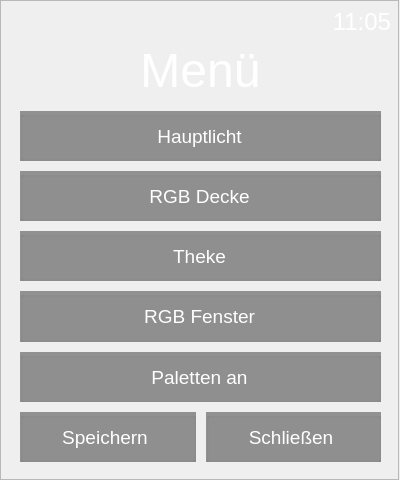
<?xml version="1.0" encoding="UTF-8"?>
<ui version="4.0">
 <class>Menue_Einstellung</class>
 <widget class="QDialog" name="Menue_Einstellung">
  <property name="geometry">
   <rect>
    <x>0</x>
    <y>0</y>
    <width>400</width>
    <height>480</height>
   </rect>
  </property>
  <property name="sizePolicy">
   <sizepolicy hsizetype="Fixed" vsizetype="Fixed">
    <horstretch>0</horstretch>
    <verstretch>0</verstretch>
   </sizepolicy>
  </property>
  <property name="minimumSize">
   <size>
    <width>400</width>
    <height>480</height>
   </size>
  </property>
  <property name="maximumSize">
   <size>
    <width>400</width>
    <height>480</height>
   </size>
  </property>
  <property name="palette">
   <palette>
    <active>
     <colorrole role="WindowText">
      <brush brushstyle="SolidPattern">
       <color alpha="255">
        <red>243</red>
        <green>243</green>
        <blue>245</blue>
       </color>
      </brush>
     </colorrole>
    </active>
    <inactive>
     <colorrole role="WindowText">
      <brush brushstyle="SolidPattern">
       <color alpha="255">
        <red>243</red>
        <green>243</green>
        <blue>245</blue>
       </color>
      </brush>
     </colorrole>
    </inactive>
    <disabled>
     <colorrole role="WindowText">
      <brush brushstyle="SolidPattern">
       <color alpha="255">
        <red>255</red>
        <green>255</green>
        <blue>255</blue>
       </color>
      </brush>
     </colorrole>
    </disabled>
   </palette>
  </property>
  <property name="contextMenuPolicy">
   <enum>Qt::NoContextMenu</enum>
  </property>
  <property name="windowTitle">
   <string>Dialog</string>
  </property>
  <property name="sizeGripEnabled">
   <bool>false</bool>
  </property>
  <widget class="QWidget" name="verticalLayoutWidget_2">
   <property name="geometry">
    <rect>
     <x>20</x>
     <y>111</y>
     <width>361</width>
     <height>351</height>
    </rect>
   </property>
   <layout class="QVBoxLayout" name="verticalLayout_2">
    <property name="spacing">
     <number>10</number>
    </property>
    <item>
     <widget class="QGroupBox" name="groupBox_hauptlicht">
      <property name="styleSheet">
       <string notr="true">background-color: rgba(0, 0, 0, 100);</string>
      </property>
      <property name="title">
       <string/>
      </property>
      <widget class="QLabel" name="label_2">
       <property name="enabled">
        <bool>false</bool>
       </property>
       <property name="geometry">
        <rect>
         <x>0</x>
         <y>0</y>
         <width>359</width>
         <height>50</height>
        </rect>
       </property>
       <property name="palette">
        <palette>
         <active>
          <colorrole role="WindowText">
           <brush brushstyle="SolidPattern">
            <color alpha="255">
             <red>243</red>
             <green>243</green>
             <blue>245</blue>
            </color>
           </brush>
          </colorrole>
          <colorrole role="Button">
           <brush brushstyle="SolidPattern">
            <color alpha="0">
             <red>0</red>
             <green>0</green>
             <blue>0</blue>
            </color>
           </brush>
          </colorrole>
          <colorrole role="Text">
           <brush brushstyle="SolidPattern">
            <color alpha="255">
             <red>243</red>
             <green>243</green>
             <blue>245</blue>
            </color>
           </brush>
          </colorrole>
          <colorrole role="Base">
           <brush brushstyle="SolidPattern">
            <color alpha="0">
             <red>0</red>
             <green>0</green>
             <blue>0</blue>
            </color>
           </brush>
          </colorrole>
          <colorrole role="Window">
           <brush brushstyle="SolidPattern">
            <color alpha="0">
             <red>0</red>
             <green>0</green>
             <blue>0</blue>
            </color>
           </brush>
          </colorrole>
         </active>
         <inactive>
          <colorrole role="WindowText">
           <brush brushstyle="SolidPattern">
            <color alpha="255">
             <red>243</red>
             <green>243</green>
             <blue>245</blue>
            </color>
           </brush>
          </colorrole>
          <colorrole role="Button">
           <brush brushstyle="SolidPattern">
            <color alpha="0">
             <red>0</red>
             <green>0</green>
             <blue>0</blue>
            </color>
           </brush>
          </colorrole>
          <colorrole role="Text">
           <brush brushstyle="SolidPattern">
            <color alpha="255">
             <red>243</red>
             <green>243</green>
             <blue>245</blue>
            </color>
           </brush>
          </colorrole>
          <colorrole role="Base">
           <brush brushstyle="SolidPattern">
            <color alpha="0">
             <red>0</red>
             <green>0</green>
             <blue>0</blue>
            </color>
           </brush>
          </colorrole>
          <colorrole role="Window">
           <brush brushstyle="SolidPattern">
            <color alpha="0">
             <red>0</red>
             <green>0</green>
             <blue>0</blue>
            </color>
           </brush>
          </colorrole>
         </inactive>
         <disabled>
          <colorrole role="WindowText">
           <brush brushstyle="SolidPattern">
            <color alpha="255">
             <red>255</red>
             <green>255</green>
             <blue>255</blue>
            </color>
           </brush>
          </colorrole>
          <colorrole role="Button">
           <brush brushstyle="SolidPattern">
            <color alpha="0">
             <red>0</red>
             <green>0</green>
             <blue>0</blue>
            </color>
           </brush>
          </colorrole>
          <colorrole role="Text">
           <brush brushstyle="SolidPattern">
            <color alpha="255">
             <red>255</red>
             <green>255</green>
             <blue>255</blue>
            </color>
           </brush>
          </colorrole>
          <colorrole role="Base">
           <brush brushstyle="SolidPattern">
            <color alpha="0">
             <red>0</red>
             <green>0</green>
             <blue>0</blue>
            </color>
           </brush>
          </colorrole>
          <colorrole role="Window">
           <brush brushstyle="SolidPattern">
            <color alpha="0">
             <red>0</red>
             <green>0</green>
             <blue>0</blue>
            </color>
           </brush>
          </colorrole>
         </disabled>
        </palette>
       </property>
       <property name="font">
        <font>
         <pointsize>14</pointsize>
        </font>
       </property>
       <property name="styleSheet">
        <string notr="true">background-color: rgba(0, 0, 0, 0);</string>
       </property>
       <property name="text">
        <string>Hauptlicht</string>
       </property>
       <property name="alignment">
        <set>Qt::AlignCenter</set>
       </property>
      </widget>
      <widget class="QPushButton" name="pushButton_hauptlicht_2">
       <property name="geometry">
        <rect>
         <x>0</x>
         <y>0</y>
         <width>359</width>
         <height>50</height>
        </rect>
       </property>
       <property name="focusPolicy">
        <enum>Qt::NoFocus</enum>
       </property>
       <property name="text">
        <string/>
       </property>
       <property name="flat">
        <bool>true</bool>
       </property>
      </widget>
     </widget>
    </item>
    <item>
     <widget class="QGroupBox" name="groupBox_RGBdecke">
      <property name="styleSheet">
       <string notr="true">background-color: rgba(0, 0, 0, 100);</string>
      </property>
      <property name="title">
       <string/>
      </property>
      <widget class="QLabel" name="label_3">
       <property name="enabled">
        <bool>false</bool>
       </property>
       <property name="geometry">
        <rect>
         <x>0</x>
         <y>0</y>
         <width>359</width>
         <height>50</height>
        </rect>
       </property>
       <property name="palette">
        <palette>
         <active>
          <colorrole role="WindowText">
           <brush brushstyle="SolidPattern">
            <color alpha="255">
             <red>243</red>
             <green>243</green>
             <blue>245</blue>
            </color>
           </brush>
          </colorrole>
          <colorrole role="Button">
           <brush brushstyle="SolidPattern">
            <color alpha="0">
             <red>0</red>
             <green>0</green>
             <blue>0</blue>
            </color>
           </brush>
          </colorrole>
          <colorrole role="Text">
           <brush brushstyle="SolidPattern">
            <color alpha="255">
             <red>243</red>
             <green>243</green>
             <blue>245</blue>
            </color>
           </brush>
          </colorrole>
          <colorrole role="Base">
           <brush brushstyle="SolidPattern">
            <color alpha="0">
             <red>0</red>
             <green>0</green>
             <blue>0</blue>
            </color>
           </brush>
          </colorrole>
          <colorrole role="Window">
           <brush brushstyle="SolidPattern">
            <color alpha="0">
             <red>0</red>
             <green>0</green>
             <blue>0</blue>
            </color>
           </brush>
          </colorrole>
         </active>
         <inactive>
          <colorrole role="WindowText">
           <brush brushstyle="SolidPattern">
            <color alpha="255">
             <red>243</red>
             <green>243</green>
             <blue>245</blue>
            </color>
           </brush>
          </colorrole>
          <colorrole role="Button">
           <brush brushstyle="SolidPattern">
            <color alpha="0">
             <red>0</red>
             <green>0</green>
             <blue>0</blue>
            </color>
           </brush>
          </colorrole>
          <colorrole role="Text">
           <brush brushstyle="SolidPattern">
            <color alpha="255">
             <red>243</red>
             <green>243</green>
             <blue>245</blue>
            </color>
           </brush>
          </colorrole>
          <colorrole role="Base">
           <brush brushstyle="SolidPattern">
            <color alpha="0">
             <red>0</red>
             <green>0</green>
             <blue>0</blue>
            </color>
           </brush>
          </colorrole>
          <colorrole role="Window">
           <brush brushstyle="SolidPattern">
            <color alpha="0">
             <red>0</red>
             <green>0</green>
             <blue>0</blue>
            </color>
           </brush>
          </colorrole>
         </inactive>
         <disabled>
          <colorrole role="WindowText">
           <brush brushstyle="SolidPattern">
            <color alpha="255">
             <red>255</red>
             <green>255</green>
             <blue>255</blue>
            </color>
           </brush>
          </colorrole>
          <colorrole role="Button">
           <brush brushstyle="SolidPattern">
            <color alpha="0">
             <red>0</red>
             <green>0</green>
             <blue>0</blue>
            </color>
           </brush>
          </colorrole>
          <colorrole role="Text">
           <brush brushstyle="SolidPattern">
            <color alpha="255">
             <red>255</red>
             <green>255</green>
             <blue>255</blue>
            </color>
           </brush>
          </colorrole>
          <colorrole role="Base">
           <brush brushstyle="SolidPattern">
            <color alpha="0">
             <red>0</red>
             <green>0</green>
             <blue>0</blue>
            </color>
           </brush>
          </colorrole>
          <colorrole role="Window">
           <brush brushstyle="SolidPattern">
            <color alpha="0">
             <red>0</red>
             <green>0</green>
             <blue>0</blue>
            </color>
           </brush>
          </colorrole>
         </disabled>
        </palette>
       </property>
       <property name="font">
        <font>
         <pointsize>14</pointsize>
        </font>
       </property>
       <property name="styleSheet">
        <string notr="true">background-color: rgba(0, 0, 0, 0);</string>
       </property>
       <property name="text">
        <string>RGB Decke</string>
       </property>
       <property name="alignment">
        <set>Qt::AlignCenter</set>
       </property>
      </widget>
      <widget class="QPushButton" name="pushButton_RGBdecke">
       <property name="geometry">
        <rect>
         <x>0</x>
         <y>0</y>
         <width>359</width>
         <height>50</height>
        </rect>
       </property>
       <property name="focusPolicy">
        <enum>Qt::NoFocus</enum>
       </property>
       <property name="text">
        <string/>
       </property>
       <property name="flat">
        <bool>true</bool>
       </property>
      </widget>
     </widget>
    </item>
    <item>
     <widget class="QGroupBox" name="groupBox_theke">
      <property name="styleSheet">
       <string notr="true">background-color: rgba(0, 0, 0, 100);</string>
      </property>
      <property name="title">
       <string/>
      </property>
      <widget class="QLabel" name="label_4">
       <property name="enabled">
        <bool>false</bool>
       </property>
       <property name="geometry">
        <rect>
         <x>0</x>
         <y>0</y>
         <width>359</width>
         <height>50</height>
        </rect>
       </property>
       <property name="palette">
        <palette>
         <active>
          <colorrole role="WindowText">
           <brush brushstyle="SolidPattern">
            <color alpha="255">
             <red>243</red>
             <green>243</green>
             <blue>245</blue>
            </color>
           </brush>
          </colorrole>
          <colorrole role="Button">
           <brush brushstyle="SolidPattern">
            <color alpha="0">
             <red>0</red>
             <green>0</green>
             <blue>0</blue>
            </color>
           </brush>
          </colorrole>
          <colorrole role="Text">
           <brush brushstyle="SolidPattern">
            <color alpha="255">
             <red>243</red>
             <green>243</green>
             <blue>245</blue>
            </color>
           </brush>
          </colorrole>
          <colorrole role="Base">
           <brush brushstyle="SolidPattern">
            <color alpha="0">
             <red>0</red>
             <green>0</green>
             <blue>0</blue>
            </color>
           </brush>
          </colorrole>
          <colorrole role="Window">
           <brush brushstyle="SolidPattern">
            <color alpha="0">
             <red>0</red>
             <green>0</green>
             <blue>0</blue>
            </color>
           </brush>
          </colorrole>
         </active>
         <inactive>
          <colorrole role="WindowText">
           <brush brushstyle="SolidPattern">
            <color alpha="255">
             <red>243</red>
             <green>243</green>
             <blue>245</blue>
            </color>
           </brush>
          </colorrole>
          <colorrole role="Button">
           <brush brushstyle="SolidPattern">
            <color alpha="0">
             <red>0</red>
             <green>0</green>
             <blue>0</blue>
            </color>
           </brush>
          </colorrole>
          <colorrole role="Text">
           <brush brushstyle="SolidPattern">
            <color alpha="255">
             <red>243</red>
             <green>243</green>
             <blue>245</blue>
            </color>
           </brush>
          </colorrole>
          <colorrole role="Base">
           <brush brushstyle="SolidPattern">
            <color alpha="0">
             <red>0</red>
             <green>0</green>
             <blue>0</blue>
            </color>
           </brush>
          </colorrole>
          <colorrole role="Window">
           <brush brushstyle="SolidPattern">
            <color alpha="0">
             <red>0</red>
             <green>0</green>
             <blue>0</blue>
            </color>
           </brush>
          </colorrole>
         </inactive>
         <disabled>
          <colorrole role="WindowText">
           <brush brushstyle="SolidPattern">
            <color alpha="255">
             <red>255</red>
             <green>255</green>
             <blue>255</blue>
            </color>
           </brush>
          </colorrole>
          <colorrole role="Button">
           <brush brushstyle="SolidPattern">
            <color alpha="0">
             <red>0</red>
             <green>0</green>
             <blue>0</blue>
            </color>
           </brush>
          </colorrole>
          <colorrole role="Text">
           <brush brushstyle="SolidPattern">
            <color alpha="255">
             <red>255</red>
             <green>255</green>
             <blue>255</blue>
            </color>
           </brush>
          </colorrole>
          <colorrole role="Base">
           <brush brushstyle="SolidPattern">
            <color alpha="0">
             <red>0</red>
             <green>0</green>
             <blue>0</blue>
            </color>
           </brush>
          </colorrole>
          <colorrole role="Window">
           <brush brushstyle="SolidPattern">
            <color alpha="0">
             <red>0</red>
             <green>0</green>
             <blue>0</blue>
            </color>
           </brush>
          </colorrole>
         </disabled>
        </palette>
       </property>
       <property name="font">
        <font>
         <pointsize>14</pointsize>
        </font>
       </property>
       <property name="styleSheet">
        <string notr="true">background-color: rgba(0, 0, 0, 0);</string>
       </property>
       <property name="text">
        <string>Theke</string>
       </property>
       <property name="alignment">
        <set>Qt::AlignCenter</set>
       </property>
      </widget>
      <widget class="QPushButton" name="pushButton_Theke_2">
       <property name="geometry">
        <rect>
         <x>0</x>
         <y>0</y>
         <width>359</width>
         <height>50</height>
        </rect>
       </property>
       <property name="focusPolicy">
        <enum>Qt::NoFocus</enum>
       </property>
       <property name="text">
        <string/>
       </property>
       <property name="flat">
        <bool>true</bool>
       </property>
      </widget>
     </widget>
    </item>
    <item>
     <widget class="QGroupBox" name="groupBox_RGBfenster">
      <property name="styleSheet">
       <string notr="true">background-color: rgba(0, 0, 0, 100);</string>
      </property>
      <property name="title">
       <string/>
      </property>
      <widget class="QLabel" name="label_6">
       <property name="enabled">
        <bool>false</bool>
       </property>
       <property name="geometry">
        <rect>
         <x>0</x>
         <y>0</y>
         <width>359</width>
         <height>50</height>
        </rect>
       </property>
       <property name="palette">
        <palette>
         <active>
          <colorrole role="WindowText">
           <brush brushstyle="SolidPattern">
            <color alpha="255">
             <red>243</red>
             <green>243</green>
             <blue>245</blue>
            </color>
           </brush>
          </colorrole>
          <colorrole role="Button">
           <brush brushstyle="SolidPattern">
            <color alpha="0">
             <red>0</red>
             <green>0</green>
             <blue>0</blue>
            </color>
           </brush>
          </colorrole>
          <colorrole role="Text">
           <brush brushstyle="SolidPattern">
            <color alpha="255">
             <red>243</red>
             <green>243</green>
             <blue>245</blue>
            </color>
           </brush>
          </colorrole>
          <colorrole role="Base">
           <brush brushstyle="SolidPattern">
            <color alpha="0">
             <red>0</red>
             <green>0</green>
             <blue>0</blue>
            </color>
           </brush>
          </colorrole>
          <colorrole role="Window">
           <brush brushstyle="SolidPattern">
            <color alpha="0">
             <red>0</red>
             <green>0</green>
             <blue>0</blue>
            </color>
           </brush>
          </colorrole>
         </active>
         <inactive>
          <colorrole role="WindowText">
           <brush brushstyle="SolidPattern">
            <color alpha="255">
             <red>243</red>
             <green>243</green>
             <blue>245</blue>
            </color>
           </brush>
          </colorrole>
          <colorrole role="Button">
           <brush brushstyle="SolidPattern">
            <color alpha="0">
             <red>0</red>
             <green>0</green>
             <blue>0</blue>
            </color>
           </brush>
          </colorrole>
          <colorrole role="Text">
           <brush brushstyle="SolidPattern">
            <color alpha="255">
             <red>243</red>
             <green>243</green>
             <blue>245</blue>
            </color>
           </brush>
          </colorrole>
          <colorrole role="Base">
           <brush brushstyle="SolidPattern">
            <color alpha="0">
             <red>0</red>
             <green>0</green>
             <blue>0</blue>
            </color>
           </brush>
          </colorrole>
          <colorrole role="Window">
           <brush brushstyle="SolidPattern">
            <color alpha="0">
             <red>0</red>
             <green>0</green>
             <blue>0</blue>
            </color>
           </brush>
          </colorrole>
         </inactive>
         <disabled>
          <colorrole role="WindowText">
           <brush brushstyle="SolidPattern">
            <color alpha="255">
             <red>255</red>
             <green>255</green>
             <blue>255</blue>
            </color>
           </brush>
          </colorrole>
          <colorrole role="Button">
           <brush brushstyle="SolidPattern">
            <color alpha="0">
             <red>0</red>
             <green>0</green>
             <blue>0</blue>
            </color>
           </brush>
          </colorrole>
          <colorrole role="Text">
           <brush brushstyle="SolidPattern">
            <color alpha="255">
             <red>255</red>
             <green>255</green>
             <blue>255</blue>
            </color>
           </brush>
          </colorrole>
          <colorrole role="Base">
           <brush brushstyle="SolidPattern">
            <color alpha="0">
             <red>0</red>
             <green>0</green>
             <blue>0</blue>
            </color>
           </brush>
          </colorrole>
          <colorrole role="Window">
           <brush brushstyle="SolidPattern">
            <color alpha="0">
             <red>0</red>
             <green>0</green>
             <blue>0</blue>
            </color>
           </brush>
          </colorrole>
         </disabled>
        </palette>
       </property>
       <property name="font">
        <font>
         <pointsize>14</pointsize>
        </font>
       </property>
       <property name="styleSheet">
        <string notr="true">background-color: rgba(0, 0, 0, 0);</string>
       </property>
       <property name="text">
        <string>RGB Fenster</string>
       </property>
       <property name="alignment">
        <set>Qt::AlignCenter</set>
       </property>
      </widget>
      <widget class="QPushButton" name="pushButton_RGBfenster">
       <property name="geometry">
        <rect>
         <x>0</x>
         <y>0</y>
         <width>359</width>
         <height>50</height>
        </rect>
       </property>
       <property name="focusPolicy">
        <enum>Qt::NoFocus</enum>
       </property>
       <property name="text">
        <string/>
       </property>
       <property name="flat">
        <bool>true</bool>
       </property>
      </widget>
     </widget>
    </item>
    <item>
     <widget class="QGroupBox" name="groupBox_palette">
      <property name="styleSheet">
       <string notr="true">background-color: rgba(0, 0, 0, 100);</string>
      </property>
      <property name="title">
       <string/>
      </property>
      <widget class="QLabel" name="label_5">
       <property name="enabled">
        <bool>false</bool>
       </property>
       <property name="geometry">
        <rect>
         <x>0</x>
         <y>0</y>
         <width>359</width>
         <height>50</height>
        </rect>
       </property>
       <property name="palette">
        <palette>
         <active>
          <colorrole role="WindowText">
           <brush brushstyle="SolidPattern">
            <color alpha="255">
             <red>243</red>
             <green>243</green>
             <blue>245</blue>
            </color>
           </brush>
          </colorrole>
          <colorrole role="Button">
           <brush brushstyle="SolidPattern">
            <color alpha="0">
             <red>0</red>
             <green>0</green>
             <blue>0</blue>
            </color>
           </brush>
          </colorrole>
          <colorrole role="Text">
           <brush brushstyle="SolidPattern">
            <color alpha="255">
             <red>243</red>
             <green>243</green>
             <blue>245</blue>
            </color>
           </brush>
          </colorrole>
          <colorrole role="Base">
           <brush brushstyle="SolidPattern">
            <color alpha="0">
             <red>0</red>
             <green>0</green>
             <blue>0</blue>
            </color>
           </brush>
          </colorrole>
          <colorrole role="Window">
           <brush brushstyle="SolidPattern">
            <color alpha="0">
             <red>0</red>
             <green>0</green>
             <blue>0</blue>
            </color>
           </brush>
          </colorrole>
         </active>
         <inactive>
          <colorrole role="WindowText">
           <brush brushstyle="SolidPattern">
            <color alpha="255">
             <red>243</red>
             <green>243</green>
             <blue>245</blue>
            </color>
           </brush>
          </colorrole>
          <colorrole role="Button">
           <brush brushstyle="SolidPattern">
            <color alpha="0">
             <red>0</red>
             <green>0</green>
             <blue>0</blue>
            </color>
           </brush>
          </colorrole>
          <colorrole role="Text">
           <brush brushstyle="SolidPattern">
            <color alpha="255">
             <red>243</red>
             <green>243</green>
             <blue>245</blue>
            </color>
           </brush>
          </colorrole>
          <colorrole role="Base">
           <brush brushstyle="SolidPattern">
            <color alpha="0">
             <red>0</red>
             <green>0</green>
             <blue>0</blue>
            </color>
           </brush>
          </colorrole>
          <colorrole role="Window">
           <brush brushstyle="SolidPattern">
            <color alpha="0">
             <red>0</red>
             <green>0</green>
             <blue>0</blue>
            </color>
           </brush>
          </colorrole>
         </inactive>
         <disabled>
          <colorrole role="WindowText">
           <brush brushstyle="SolidPattern">
            <color alpha="255">
             <red>255</red>
             <green>255</green>
             <blue>255</blue>
            </color>
           </brush>
          </colorrole>
          <colorrole role="Button">
           <brush brushstyle="SolidPattern">
            <color alpha="0">
             <red>0</red>
             <green>0</green>
             <blue>0</blue>
            </color>
           </brush>
          </colorrole>
          <colorrole role="Text">
           <brush brushstyle="SolidPattern">
            <color alpha="255">
             <red>255</red>
             <green>255</green>
             <blue>255</blue>
            </color>
           </brush>
          </colorrole>
          <colorrole role="Base">
           <brush brushstyle="SolidPattern">
            <color alpha="0">
             <red>0</red>
             <green>0</green>
             <blue>0</blue>
            </color>
           </brush>
          </colorrole>
          <colorrole role="Window">
           <brush brushstyle="SolidPattern">
            <color alpha="0">
             <red>0</red>
             <green>0</green>
             <blue>0</blue>
            </color>
           </brush>
          </colorrole>
         </disabled>
        </palette>
       </property>
       <property name="font">
        <font>
         <pointsize>14</pointsize>
        </font>
       </property>
       <property name="styleSheet">
        <string notr="true">background-color: rgba(0, 0, 0, 0);</string>
       </property>
       <property name="text">
        <string>Paletten an</string>
       </property>
       <property name="alignment">
        <set>Qt::AlignCenter</set>
       </property>
      </widget>
      <widget class="QPushButton" name="pushButton_palette">
       <property name="geometry">
        <rect>
         <x>0</x>
         <y>0</y>
         <width>359</width>
         <height>50</height>
        </rect>
       </property>
       <property name="focusPolicy">
        <enum>Qt::NoFocus</enum>
       </property>
       <property name="text">
        <string/>
       </property>
       <property name="flat">
        <bool>true</bool>
       </property>
      </widget>
     </widget>
    </item>
    <item>
     <layout class="QHBoxLayout" name="horizontalLayout">
      <property name="spacing">
       <number>10</number>
      </property>
      <item>
       <widget class="QGroupBox" name="groupBox_save">
        <property name="styleSheet">
         <string notr="true">background-color: rgba(0, 0, 0, 100);</string>
        </property>
        <property name="title">
         <string/>
        </property>
        <widget class="QLabel" name="label_7">
         <property name="enabled">
          <bool>false</bool>
         </property>
         <property name="geometry">
          <rect>
           <x>0</x>
           <y>0</y>
           <width>170</width>
           <height>50</height>
          </rect>
         </property>
         <property name="palette">
          <palette>
           <active>
            <colorrole role="WindowText">
             <brush brushstyle="SolidPattern">
              <color alpha="255">
               <red>243</red>
               <green>243</green>
               <blue>245</blue>
              </color>
             </brush>
            </colorrole>
            <colorrole role="Button">
             <brush brushstyle="SolidPattern">
              <color alpha="0">
               <red>0</red>
               <green>0</green>
               <blue>0</blue>
              </color>
             </brush>
            </colorrole>
            <colorrole role="Text">
             <brush brushstyle="SolidPattern">
              <color alpha="255">
               <red>243</red>
               <green>243</green>
               <blue>245</blue>
              </color>
             </brush>
            </colorrole>
            <colorrole role="Base">
             <brush brushstyle="SolidPattern">
              <color alpha="0">
               <red>0</red>
               <green>0</green>
               <blue>0</blue>
              </color>
             </brush>
            </colorrole>
            <colorrole role="Window">
             <brush brushstyle="SolidPattern">
              <color alpha="0">
               <red>0</red>
               <green>0</green>
               <blue>0</blue>
              </color>
             </brush>
            </colorrole>
           </active>
           <inactive>
            <colorrole role="WindowText">
             <brush brushstyle="SolidPattern">
              <color alpha="255">
               <red>243</red>
               <green>243</green>
               <blue>245</blue>
              </color>
             </brush>
            </colorrole>
            <colorrole role="Button">
             <brush brushstyle="SolidPattern">
              <color alpha="0">
               <red>0</red>
               <green>0</green>
               <blue>0</blue>
              </color>
             </brush>
            </colorrole>
            <colorrole role="Text">
             <brush brushstyle="SolidPattern">
              <color alpha="255">
               <red>243</red>
               <green>243</green>
               <blue>245</blue>
              </color>
             </brush>
            </colorrole>
            <colorrole role="Base">
             <brush brushstyle="SolidPattern">
              <color alpha="0">
               <red>0</red>
               <green>0</green>
               <blue>0</blue>
              </color>
             </brush>
            </colorrole>
            <colorrole role="Window">
             <brush brushstyle="SolidPattern">
              <color alpha="0">
               <red>0</red>
               <green>0</green>
               <blue>0</blue>
              </color>
             </brush>
            </colorrole>
           </inactive>
           <disabled>
            <colorrole role="WindowText">
             <brush brushstyle="SolidPattern">
              <color alpha="255">
               <red>255</red>
               <green>255</green>
               <blue>255</blue>
              </color>
             </brush>
            </colorrole>
            <colorrole role="Button">
             <brush brushstyle="SolidPattern">
              <color alpha="0">
               <red>0</red>
               <green>0</green>
               <blue>0</blue>
              </color>
             </brush>
            </colorrole>
            <colorrole role="Text">
             <brush brushstyle="SolidPattern">
              <color alpha="255">
               <red>255</red>
               <green>255</green>
               <blue>255</blue>
              </color>
             </brush>
            </colorrole>
            <colorrole role="Base">
             <brush brushstyle="SolidPattern">
              <color alpha="0">
               <red>0</red>
               <green>0</green>
               <blue>0</blue>
              </color>
             </brush>
            </colorrole>
            <colorrole role="Window">
             <brush brushstyle="SolidPattern">
              <color alpha="0">
               <red>0</red>
               <green>0</green>
               <blue>0</blue>
              </color>
             </brush>
            </colorrole>
           </disabled>
          </palette>
         </property>
         <property name="font">
          <font>
           <pointsize>14</pointsize>
          </font>
         </property>
         <property name="styleSheet">
          <string notr="true">background-color: rgba(0, 0, 0, 0);</string>
         </property>
         <property name="text">
          <string>Speichern</string>
         </property>
         <property name="alignment">
          <set>Qt::AlignCenter</set>
         </property>
        </widget>
        <widget class="QPushButton" name="pushButton_save">
         <property name="geometry">
          <rect>
           <x>0</x>
           <y>0</y>
           <width>173</width>
           <height>50</height>
          </rect>
         </property>
         <property name="focusPolicy">
          <enum>Qt::NoFocus</enum>
         </property>
         <property name="text">
          <string/>
         </property>
         <property name="flat">
          <bool>true</bool>
         </property>
        </widget>
       </widget>
      </item>
      <item>
       <widget class="QGroupBox" name="groupBox_close">
        <property name="styleSheet">
         <string notr="true">background-color: rgba(0, 0, 0, 100);</string>
        </property>
        <property name="title">
         <string/>
        </property>
        <widget class="QLabel" name="label_8">
         <property name="enabled">
          <bool>false</bool>
         </property>
         <property name="geometry">
          <rect>
           <x>0</x>
           <y>0</y>
           <width>170</width>
           <height>50</height>
          </rect>
         </property>
         <property name="palette">
          <palette>
           <active>
            <colorrole role="WindowText">
             <brush brushstyle="SolidPattern">
              <color alpha="255">
               <red>243</red>
               <green>243</green>
               <blue>245</blue>
              </color>
             </brush>
            </colorrole>
            <colorrole role="Button">
             <brush brushstyle="SolidPattern">
              <color alpha="0">
               <red>0</red>
               <green>0</green>
               <blue>0</blue>
              </color>
             </brush>
            </colorrole>
            <colorrole role="Text">
             <brush brushstyle="SolidPattern">
              <color alpha="255">
               <red>243</red>
               <green>243</green>
               <blue>245</blue>
              </color>
             </brush>
            </colorrole>
            <colorrole role="Base">
             <brush brushstyle="SolidPattern">
              <color alpha="0">
               <red>0</red>
               <green>0</green>
               <blue>0</blue>
              </color>
             </brush>
            </colorrole>
            <colorrole role="Window">
             <brush brushstyle="SolidPattern">
              <color alpha="0">
               <red>0</red>
               <green>0</green>
               <blue>0</blue>
              </color>
             </brush>
            </colorrole>
           </active>
           <inactive>
            <colorrole role="WindowText">
             <brush brushstyle="SolidPattern">
              <color alpha="255">
               <red>243</red>
               <green>243</green>
               <blue>245</blue>
              </color>
             </brush>
            </colorrole>
            <colorrole role="Button">
             <brush brushstyle="SolidPattern">
              <color alpha="0">
               <red>0</red>
               <green>0</green>
               <blue>0</blue>
              </color>
             </brush>
            </colorrole>
            <colorrole role="Text">
             <brush brushstyle="SolidPattern">
              <color alpha="255">
               <red>243</red>
               <green>243</green>
               <blue>245</blue>
              </color>
             </brush>
            </colorrole>
            <colorrole role="Base">
             <brush brushstyle="SolidPattern">
              <color alpha="0">
               <red>0</red>
               <green>0</green>
               <blue>0</blue>
              </color>
             </brush>
            </colorrole>
            <colorrole role="Window">
             <brush brushstyle="SolidPattern">
              <color alpha="0">
               <red>0</red>
               <green>0</green>
               <blue>0</blue>
              </color>
             </brush>
            </colorrole>
           </inactive>
           <disabled>
            <colorrole role="WindowText">
             <brush brushstyle="SolidPattern">
              <color alpha="255">
               <red>255</red>
               <green>255</green>
               <blue>255</blue>
              </color>
             </brush>
            </colorrole>
            <colorrole role="Button">
             <brush brushstyle="SolidPattern">
              <color alpha="0">
               <red>0</red>
               <green>0</green>
               <blue>0</blue>
              </color>
             </brush>
            </colorrole>
            <colorrole role="Text">
             <brush brushstyle="SolidPattern">
              <color alpha="255">
               <red>255</red>
               <green>255</green>
               <blue>255</blue>
              </color>
             </brush>
            </colorrole>
            <colorrole role="Base">
             <brush brushstyle="SolidPattern">
              <color alpha="0">
               <red>0</red>
               <green>0</green>
               <blue>0</blue>
              </color>
             </brush>
            </colorrole>
            <colorrole role="Window">
             <brush brushstyle="SolidPattern">
              <color alpha="0">
               <red>0</red>
               <green>0</green>
               <blue>0</blue>
              </color>
             </brush>
            </colorrole>
           </disabled>
          </palette>
         </property>
         <property name="font">
          <font>
           <pointsize>14</pointsize>
          </font>
         </property>
         <property name="styleSheet">
          <string notr="true">background-color: rgba(0, 0, 0, 0);</string>
         </property>
         <property name="text">
          <string>Schließen</string>
         </property>
         <property name="alignment">
          <set>Qt::AlignCenter</set>
         </property>
        </widget>
        <widget class="QPushButton" name="pushButton_close">
         <property name="geometry">
          <rect>
           <x>0</x>
           <y>0</y>
           <width>173</width>
           <height>50</height>
          </rect>
         </property>
         <property name="focusPolicy">
          <enum>Qt::NoFocus</enum>
         </property>
         <property name="contextMenuPolicy">
          <enum>Qt::DefaultContextMenu</enum>
         </property>
         <property name="text">
          <string/>
         </property>
         <property name="flat">
          <bool>true</bool>
         </property>
        </widget>
       </widget>
      </item>
     </layout>
    </item>
   </layout>
  </widget>
  <widget class="QLabel" name="label_uhr_2">
   <property name="enabled">
    <bool>false</bool>
   </property>
   <property name="geometry">
    <rect>
     <x>270</x>
     <y>6</y>
     <width>121</width>
     <height>31</height>
    </rect>
   </property>
   <property name="font">
    <font>
     <pointsize>18</pointsize>
    </font>
   </property>
   <property name="text">
    <string>11:05</string>
   </property>
   <property name="textFormat">
    <enum>Qt::PlainText</enum>
   </property>
   <property name="alignment">
    <set>Qt::AlignRight|Qt::AlignTrailing|Qt::AlignVCenter</set>
   </property>
  </widget>
  <widget class="QFrame" name="background_menue_frame">
   <property name="geometry">
    <rect>
     <x>0</x>
     <y>0</y>
     <width>399</width>
     <height>480</height>
    </rect>
   </property>
   <property name="palette">
    <palette>
     <active>
      <colorrole role="Text">
       <brush brushstyle="SolidPattern">
        <color alpha="255">
         <red>243</red>
         <green>243</green>
         <blue>245</blue>
        </color>
       </brush>
      </colorrole>
     </active>
     <inactive>
      <colorrole role="Text">
       <brush brushstyle="SolidPattern">
        <color alpha="255">
         <red>243</red>
         <green>243</green>
         <blue>245</blue>
        </color>
       </brush>
      </colorrole>
     </inactive>
     <disabled>
      <colorrole role="Text">
       <brush brushstyle="SolidPattern">
        <color alpha="255">
         <red>255</red>
         <green>255</green>
         <blue>255</blue>
        </color>
       </brush>
      </colorrole>
     </disabled>
    </palette>
   </property>
   <property name="styleSheet">
    <string notr="true">background-image: url(:/bilder/Icons/back_rot_half.jpg);</string>
   </property>
   <property name="frameShape">
    <enum>QFrame::StyledPanel</enum>
   </property>
   <property name="frameShadow">
    <enum>QFrame::Raised</enum>
   </property>
  </widget>
  <widget class="QLabel" name="label_9">
   <property name="enabled">
    <bool>false</bool>
   </property>
   <property name="geometry">
    <rect>
     <x>20</x>
     <y>50</y>
     <width>361</width>
     <height>41</height>
    </rect>
   </property>
   <property name="palette">
    <palette>
     <active>
      <colorrole role="Text">
       <brush brushstyle="SolidPattern">
        <color alpha="255">
         <red>243</red>
         <green>243</green>
         <blue>245</blue>
        </color>
       </brush>
      </colorrole>
     </active>
     <inactive>
      <colorrole role="Text">
       <brush brushstyle="SolidPattern">
        <color alpha="255">
         <red>243</red>
         <green>243</green>
         <blue>245</blue>
        </color>
       </brush>
      </colorrole>
     </inactive>
     <disabled>
      <colorrole role="Text">
       <brush brushstyle="SolidPattern">
        <color alpha="255">
         <red>255</red>
         <green>255</green>
         <blue>255</blue>
        </color>
       </brush>
      </colorrole>
     </disabled>
    </palette>
   </property>
   <property name="font">
    <font>
     <pointsize>36</pointsize>
    </font>
   </property>
   <property name="text">
    <string>Menü</string>
   </property>
   <property name="textFormat">
    <enum>Qt::PlainText</enum>
   </property>
   <property name="alignment">
    <set>Qt::AlignCenter</set>
   </property>
  </widget>
  <zorder>background_menue_frame</zorder>
  <zorder>verticalLayoutWidget_2</zorder>
  <zorder>label_uhr_2</zorder>
  <zorder>label_9</zorder>
 </widget>
 <resources/>
 <connections/>
</ui>
